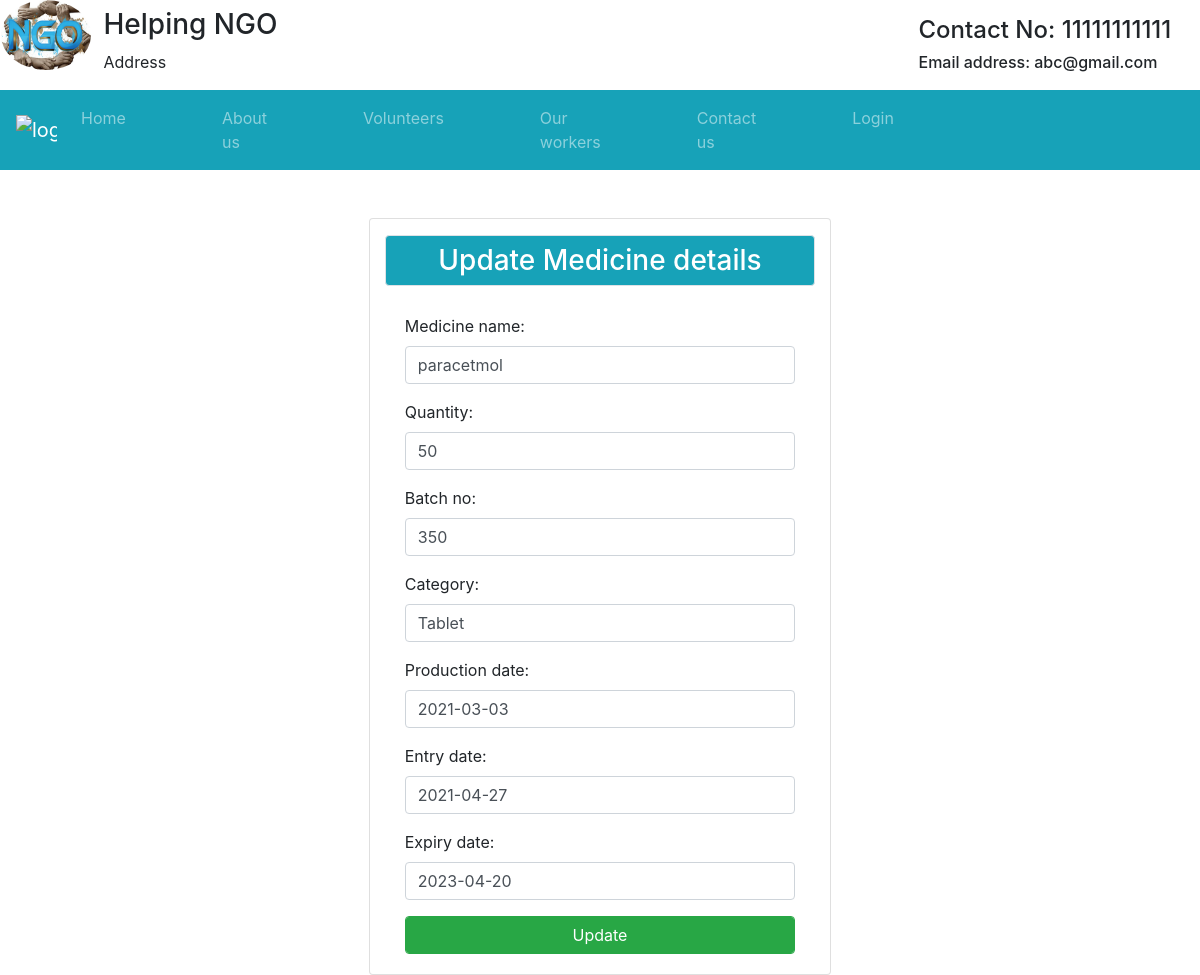
The page /e/1/ on the database its author committed.
### Student/models.py (models this page shows)
class MedicineInfo(models.Model):
	medicine_name=models.CharField(max_length=120)
	quantity=models.CharField(max_length=30)
	batch_no=models.IntegerField()
	category=models.CharField(max_length=120)
	production_date=models.DateField()
	entry_date=models.DateField()
	expiry_date=models.DateField()
	uid=models.ForeignKey(User,on_delete=models.CASCADE)

### Student/views.py (the view)
# urls.py: path('e/<int:si>/',views.userupdate,name="ue"),
def userupdate(up,si):
	a=MedicineInfo.objects.get(id=si)
	if up.method=="POST":
		d=Medform(up.POST,instance=a)
		if d.is_valid():
			d.save()
			return redirect('/tb')
	d=Medform(instance=a)
	return render(up,'htfiles/updateuser.html',{'us':d})

### Student/forms.py
class Medform(forms.ModelForm):
	class Meta:
		model=MedicineInfo
		fields=['medicine_name','quantity','batch_no','category','production_date','entry_date','expiry_date']
		widgets={
		"medicine_name":forms.TextInput(attrs={"class":"form-control","placeholder":"Medicine name"}),
		"quantity":forms.TextInput(attrs={"class":"form-control","placeholder":"Enter Quantity"}),
		"batch_no":forms.TextInput(attrs={"class":"form-control","placeholder":"Enter Batch number"}),
		"category":forms.TextInput(attrs={"class":"form-control","placeholder":"Enter category"}),
		"production_date":forms.TextInput(attrs={"class":"form-control","placeholder":"Enter Production date"}),
		"entry_date":forms.TextInput(attrs={"class":"form-control","placeholder":"Enter entry date"}),
		"expiry_date":forms.TextInput(attrs={"class":"form-control","placeholder":"Enter expiry date"}),
		}

### Student/templates/htfiles/updateuser.html (shortened to what this page needs)
{% extends 'htfiles/header.html' %}
{% block content %}
<div class="container">
	<div class="card col-md-5 mt-5 mx-auto">
		<h3 class="bg-info text-white text-center border rounded mt-3 p-2">Update Medicine details</h3>
		<div class="card-body">
			<form method="POST">
				{{us.as_p}}
				<input type="submit" value="Update" class="form-control btn btn-success btn-block">
			</form>
		</div>
	</div>
</div>
{% endblock %}

### rows shown on the page
MedicineInfo: medicine_name "paracetmol", quantity "50", batch_no "350", category "Tablet", production_date "2021-03-03", entry_date "2021-04-27", expiry_date "2023-04-20"
